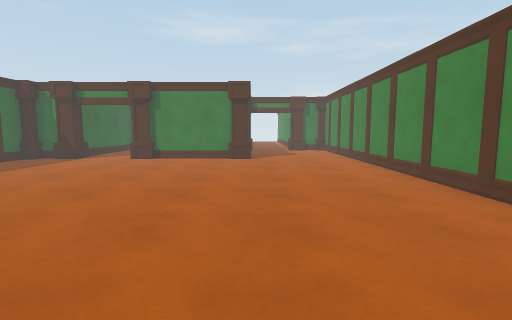
view 1 (above)

16 first-person views from a walk through a Unity game level. The camera is 1.3 m above the floor, tilts 6° down and sees 85° across. The floor is counted in squares, 1 m on a side. Each view is taken from the middle of a square. On the plan, view 1 faces up. The plan holds only what a view shows up to about 13 squares ahead; the rest is blank.

view 2
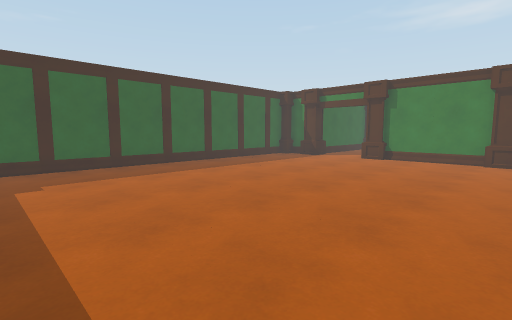

view 3
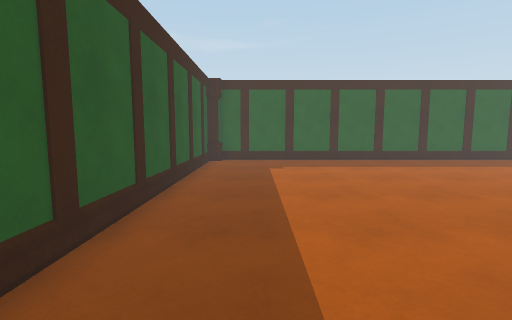

view 4
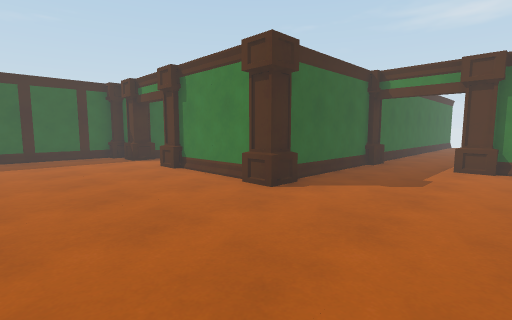

view 5
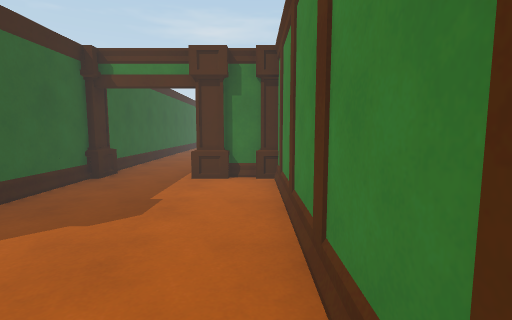

view 6
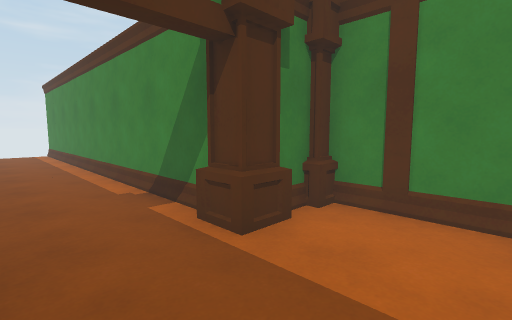

view 7
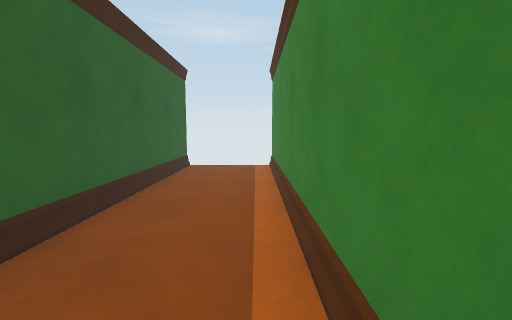

view 8
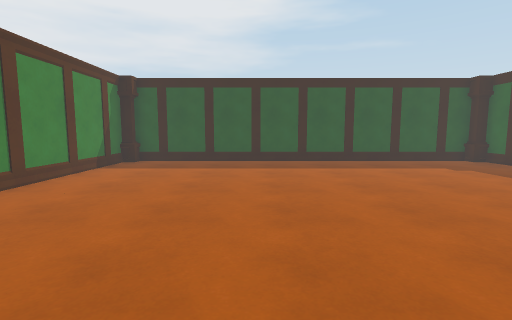

view 9
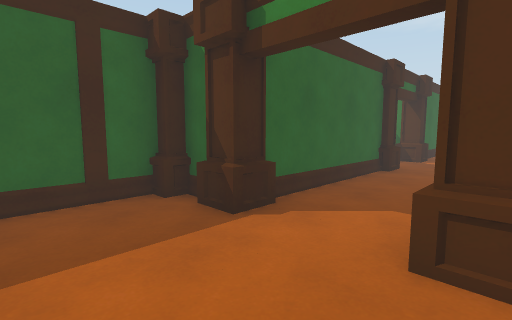

view 10
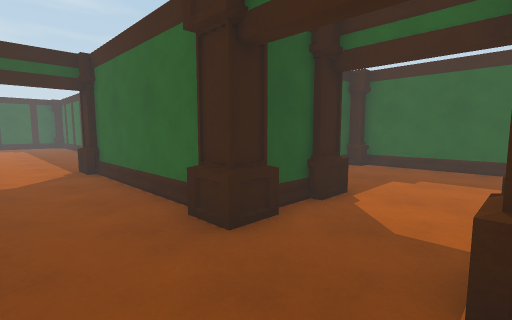

view 11
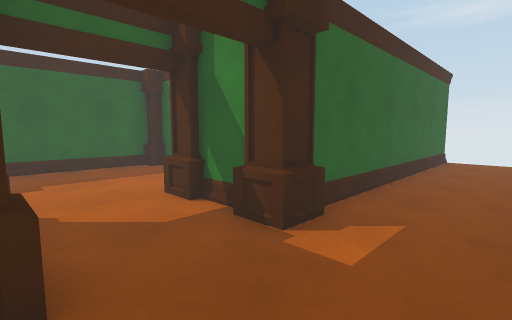

view 12
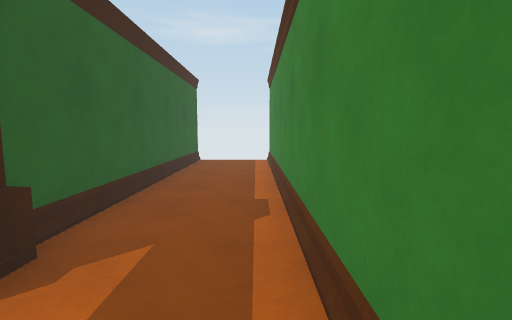

view 13
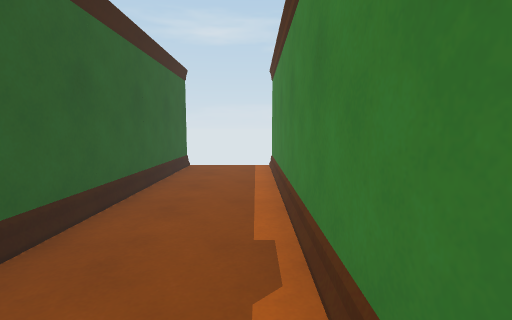

view 14
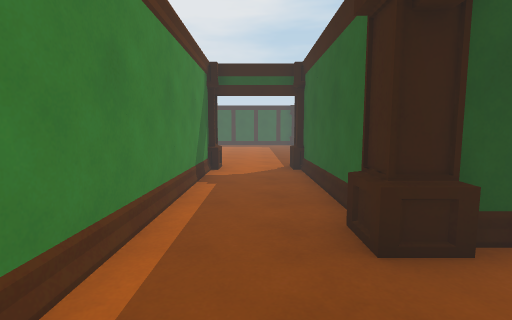

view 15
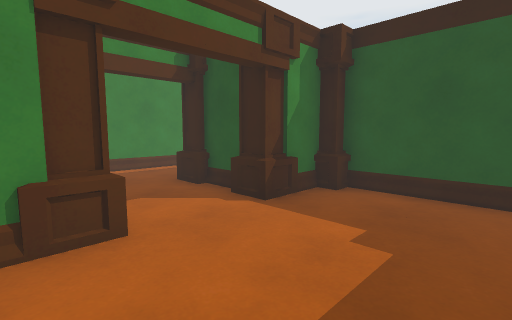

view 16
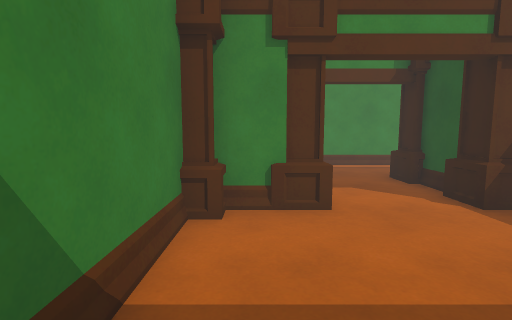

### Floor plan
Points are (right, up) in squares from view 1. A wall is a line through its corners. A room is listed if a view was taken in it or the views show most of it. See-through windows are left out.
Room 1 (views 1, 2, 3, 4, 5, 6, 7, 8, 9, 10, 11, 12, 13, 14)
walls: (-1.4, 13.1) (-4.5, 13.1); (-5.4, 13.5) (-5.4, 33.5); (-10.6, 12.7) (-10.6, -1.8); (-8.6, 19.5) (-8.6, 13.5); (2.6, 19.6) (2.6, 33.5); (-10.5, 19.9) (-9.4, 19.9); (-0.6, 24) (-0.6, 13.9); (-9.4, 23.1) (-10.5, 23.1); (-9.5, -2.1) (3.5, -2.1); (4.6, -1.8) (4.6, 18.7); (-0.6, 33.5) (-0.6, 25.6); (-8.6, 33.5) (-8.6, 23.7)
ways out: opening at (-10, 21.5) to room 2
objects: column (-10, -2); column (-10, 13); column (-9, 13) to (-8, 13); column (-9, 20) to (-8, 20); column (-9, 23) to (-8, 23); column (-6, 13) to (-5, 13); column (-1, 13) to (0, 13); column (-1, 19) to (0, 19); column (2, 19) to (3, 19); column (4, -2); column (4, 19)
Room 2 (views 15, 16)
walls: (-11.4, 23.5) (-11.4, 24.7); (-12.5, 25.1) (-15, 25.1); (-16.6, 24.7) (-16.6, 18.2); (-14.9, 17.9) (-12.5, 17.9); (-11.4, 18.2) (-11.4, 19.5)
ways out: opening at (-10, 21.5) to room 1
objects: column (-16, 18); column (-16, 25); column (-12, 18); column (-12, 25); column (-11, 20); column (-11, 23)

Positions as (right, up) in squares from view 1, and headings:
1: (0, 0), facing up
2: (0, 0), facing up-left
3: (2, 0), facing left
4: (4, 8), facing up-left
5: (4, 11), facing up
6: (0, 16), facing up-right
7: (2, 23), facing up
8: (-1, 10), facing down
9: (-5, 10), facing up-left
10: (-6, 23), facing down-left
11: (-6, 20), facing up-left
12: (-6, 21), facing up
13: (-6, 23), facing up
14: (-7, 23), facing down
15: (-15, 24), facing down-right
16: (-16, 24), facing right
